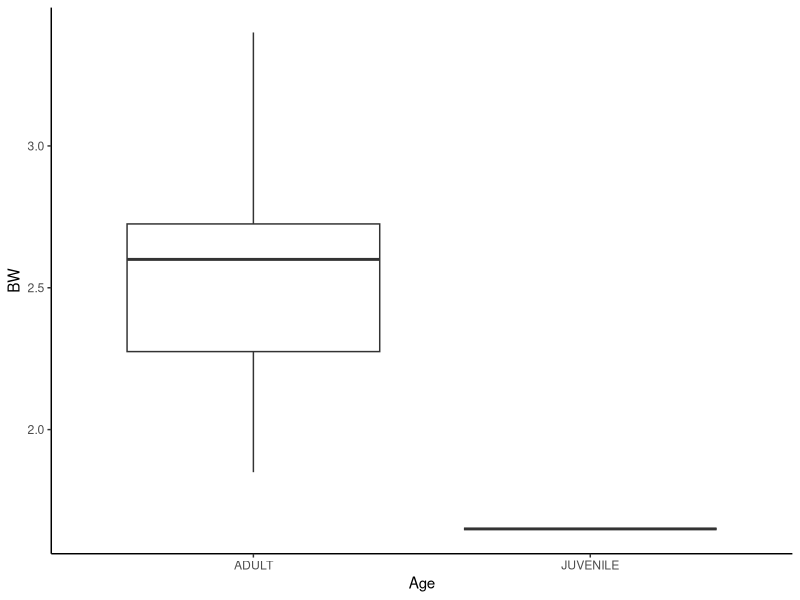

Write R code to recreate this figure.
## ---- chunk 1
#| code-fold: true
#| fig-alt: "Boxplot comparing possum body weight between juvenile and adult age classes."
library(readxl)
possums <- read_excel("assets/possums.xlsx", sheet = 2)

library(ggplot2)
ggplot(possums, aes(x = Age, y = BW)) +
  geom_boxplot() +
  theme_classic()
